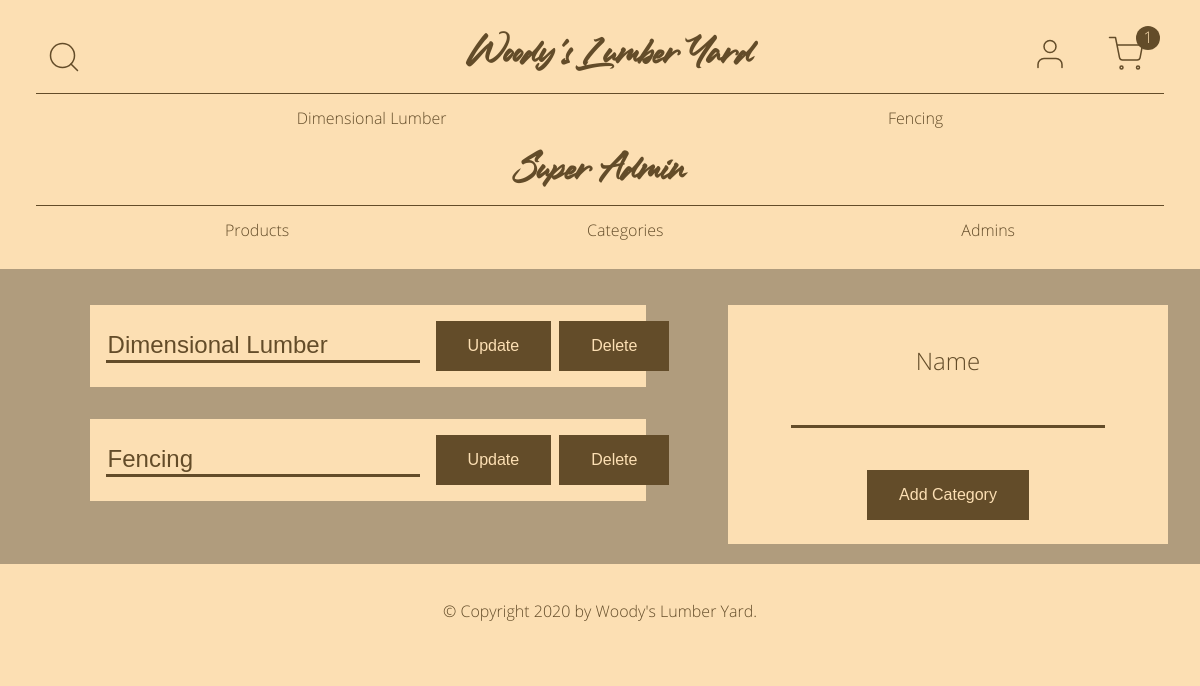
The app's page /admin/categories (signed in), older data.
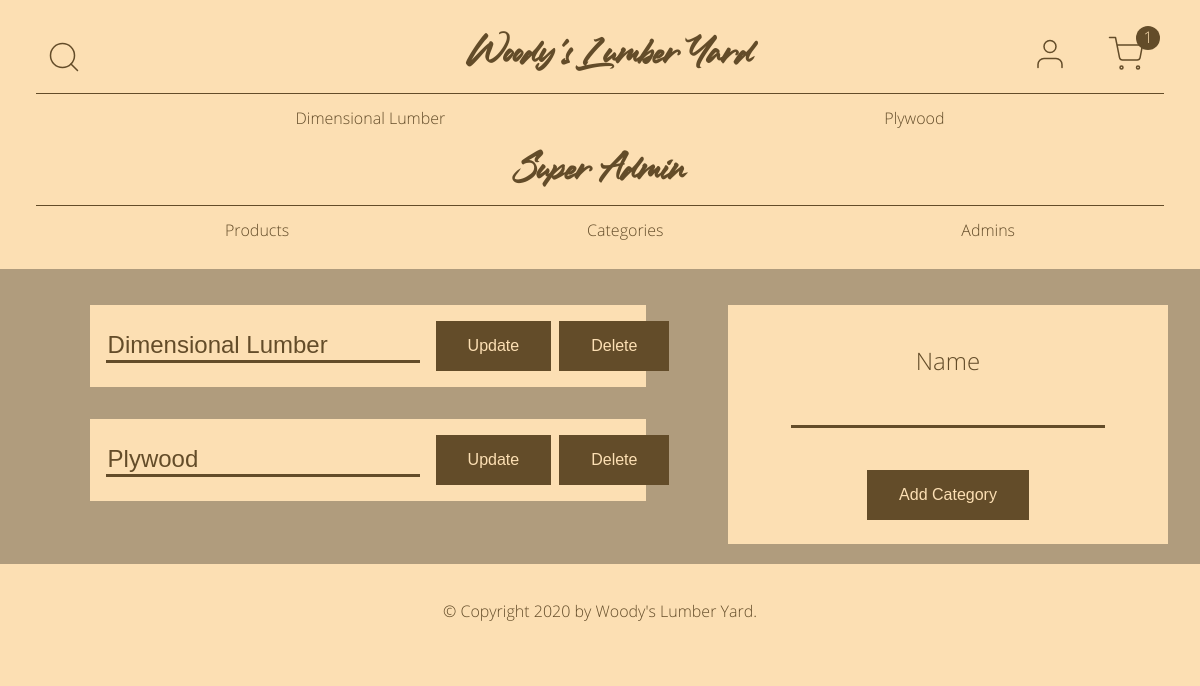
The same page, newer data.
### online_store/models.py (models this page shows, shortened)
class Category(db.Model):
    id = db.Column(db.Integer, primary_key=True)
    name = db.Column(db.String(20), nullable=False)
    link = db.Column(db.String(20), nullable=True)
    products = db.relationship("Product", backref="category", lazy=True)
    date_created = db.Column(db.DateTime, default=datetime.utcnow)
    created_by_id = db.Column(db.Integer, db.ForeignKey("user.id"))
    def __str__(self):
        return self.name

### online_store/admin/routes.py (the view, shortened to what this page needs)
@admin.route("/admin/categories", methods=["GET", "POST"])
@login_required
@admin_required
def show_categories():
    categories = Category.query.all()
    add_form = AddCategoryForm()
    update_form = UpdateCategoryForm()
    context = {
        "title": "Categories",
        "add_form": add_form,
        "update_form": update_form,
        "categories": categories,
    }
    return render_template("admin/categories.html", **context)

### online_store/admin/forms.py
class AddCategoryForm(FlaskForm):
    name = StringField(
        "Name", validators=[DataRequired(), Length(min=2, max=20)]
    )
    submit = SubmitField("Add Category")

class UpdateCategoryForm(FlaskForm):
    name = StringField(
        "Name", validators=[DataRequired(), Length(min=2, max=20)]
    )
    submit = SubmitField("Update")

### online_store/admin/utils.py (called while the page is built)
def admin_required(func):
    @wraps(func)
    def wrapper(*args, **kwargs):
        if current_user.is_admin:
            return func(*args, **kwargs)
        else:
            return login_manager.unauthorized()
    return wrapper

### online_store/models.py (called while the page is built)
@login_manager.user_loader
def load_user(user_id):
    return User.query.get(int(user_id))

### online_store/templates/admin/categories.html (shortened to what this page needs)
{% extends "admin/base.html" %}
{% block head %}
{{ super() }}
{% endblock %}
{% block content %}
<div class="categories">
  <div class="category-list">
    {% for category in categories %}
    <div class="category-item">
      <form>
        {% if update_form.name.errors %}
          {{ update_form.name(class="is-invalid") }}
          <div class="invalid-feedback">
            {% for error in update_form.name.errors %}
              {{ error }}
            {% endfor %}
          </div>
        {% else %}
          {{ update_form.name(value=category, **{"data-id": category.id}) }}
        {% endif %}
      </form>
      <button type="button" onclick="updateCategory({{ category.id }})">Update</button>
      <button type="button" onclick="deleteCategory({{ category.id }})">Delete</button>
    </div>
    {% endfor %}
  </div>
  <form class="full-form" method="POST">
    <fieldset>
      <div>
        {{ add_form.name.label }}
        {% if add_form.name.errors %}
          {{ add_form.name(class="is-invalid") }}
          <div class="invalid-feedback">
            {% for error in add_form.name.errors %}
              {{ error }}
            {% endfor %}
          </div>
        {% else %}
          {{ add_form.name }}
        {% endif %}
      </div>
    </fieldset>
    <div>
      {{ add_form.submit }}
    </div>
  </form>
</div>
{% endblock %}

### online_store/templates/base.html (shortened to what this page needs)
<!DOCTYPE html>
<html lang="en">
<head>
  {% block head %}
  <link rel="stylesheet" type="text/css" href="{{ url_for('static', filename='css/main.css') }}">
  {% endblock %}
</head>
<body>
  <header>
    <div class="top-row">
      <div class="search">
        <img class="search-btn" src="/static/assets/search.svg" alt="Search Button">
      </div>
      {% if current_user.is_superadmin or current_user.is_admin %}
      <h1><a href="{{ url_for('admin.home') }}">Woody's Lumber Yard</a></h1>
      {% else %}
      <h1><a href="{{ url_for('main.home') }}">Woody's Lumber Yard</a></h1>
      {% endif %}
      <div class="user-icons">
        <a href="{{ url_for('users.account') }}">
          <img src="{{ url_for('static', filename='assets/user.svg') }}" alt="My Account">
        </a>
        <a href="{{ url_for('main.cart') }}">
          <img class="cart" src="{{ url_for('static', filename='assets/shopping-cart.svg') }}" alt="Shopping Cart">
          <div class="circle">1</div>
        </a>
      </div>
    </div>
    {% if categories %}
    <nav>
      <ul>
        {% for category in categories %}
        <li><a href="/category/{{ category.link }}">{{ category.name }}</a></li>
        {% endfor %}
      </ul>
    </nav>
    {% endif %}
    {% block nav %}{% endblock %}
  </header>
  <main>
    {% block content %}{% endblock %}
  </main>
  <footer>
    <p>&copy; Copyright 2020 by <a href="/">Woody's Lumber Yard</a>.</p>
  </footer>
</body>
</html>

Row changes from the older to the newer data that the page shows:
removed Category: name "Fencing"
added Category: name "Plywood"
